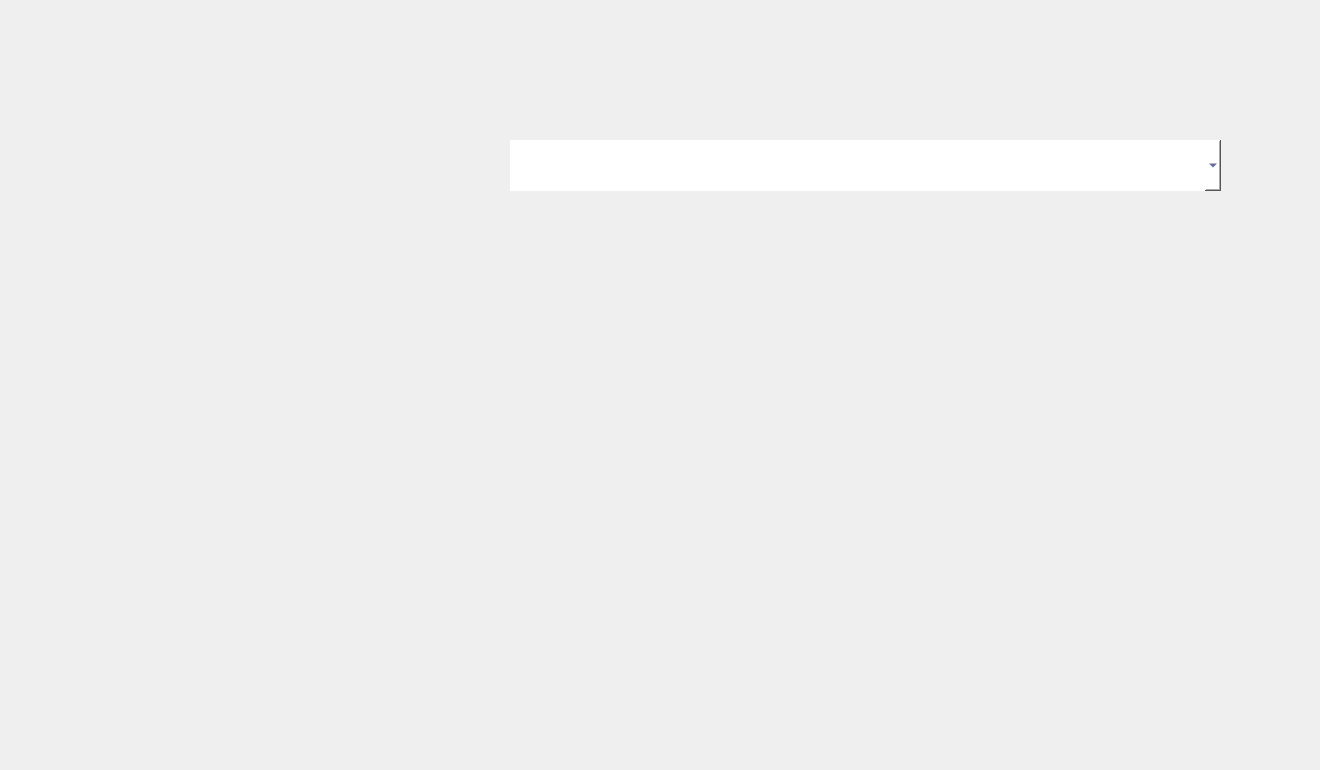
      <widget class="QWidget" name="clases">
       <widget class="QLabel" name="label_8">
        <property name="geometry">
         <rect>
          <x>0</x>
          <y>0</y>
          <width>1311</width>
          <height>761</height>
         </rect>
        </property>
        <property name="text">
         <string/>
        </property>
        <property name="pixmap">
         <pixmap resource="imagenes.qrc">:/Fondos/FormularioClases.png</pixmap>
        </property>
        <property name="scaledContents">
         <bool>true</bool>
        </property>
       </widget>
       <widget class="QLabel" name="tituloClases">
        <property name="geometry">
         <rect>
          <x>0</x>
          <y>40</y>
          <width>1311</width>
          <height>51</height>
         </rect>
        </property>
        <property name="styleSheet">
         <string notr="true">color: rgb(8, 19, 110);
font: 87 24pt &quot;Segoe UI Black&quot;;</string>
        </property>
        <property name="text">
         <string/>
        </property>
        <property name="alignment">
         <set>Qt::AlignCenter</set>
        </property>
       </widget>
       <widget class="QPushButton" name="aceptarClases">
        <property name="geometry">
         <rect>
          <x>80</x>
          <y>600</y>
          <width>1141</width>
          <height>61</height>
         </rect>
        </property>
        <property name="styleSheet">
         <string notr="true">background: transparent;
border: none;</string>
        </property>
        <property name="text">
         <string/>
        </property>
       </widget>
       <widget class="QLineEdit" name="nombreClases">
        <property name="geometry">
         <rect>
          <x>90</x>
          <y>260</y>
          <width>1141</width>
          <height>51</height>
         </rect>
        </property>
        <property name="styleSheet">
         <string notr="true">background: transparent;
font: 75 14pt &quot;Segoe UI&quot;;
border: none;
color: rgb(8, 19, 110);</string>
        </property>
       </widget>
       <widget class="QLineEdit" name="idClases">
        <property name="geometry">
         <rect>
          <x>90</x>
          <y>140</y>
          <width>401</width>
          <height>51</height>
         </rect>
        </property>
        <property name="styleSheet">
         <string notr="true">background: transparent;
font: 75 14pt &quot;Segoe UI&quot;;
border: none;
color: rgb(8, 19, 110);</string>
        </property>
       </widget>
       <widget class="QLineEdit" name="semestreClases">
        <property name="geometry">
         <rect>
          <x>630</x>
          <y>380</y>
          <width>591</width>
          <height>51</height>
         </rect>
        </property>
        <property name="styleSheet">
         <string notr="true">background: transparent;
font: 75 14pt &quot;Segoe UI&quot;;
border: none;
color: rgb(8, 19, 110);</string>
        </property>
       </widget>
       <widget class="QLineEdit" name="yearClases">
        <property name="geometry">
         <rect>
          <x>630</x>
          <y>500</y>
          <width>601</width>
          <height>51</height>
         </rect>
        </property>
        <property name="styleSheet">
         <string notr="true">background: transparent;
font: 75 14pt &quot;Segoe UI&quot;;
border: none;
color: rgb(8, 19, 110);</string>
        </property>
       </widget>
       <widget class="QLineEdit" name="periodoClases">
        <property name="geometry">
         <rect>
          <x>90</x>
          <y>500</y>
          <width>501</width>
          <height>51</height>
         </rect>
        </property>
        <property name="styleSheet">
         <string notr="true">background: transparent;
font: 75 14pt &quot;Segoe UI&quot;;
border: none;
color: rgb(8, 19, 110);</string>
        </property>
       </widget>
       <widget class="QLineEdit" name="uvClases">
        <property name="geometry">
         <rect>
          <x>90</x>
          <y>380</y>
          <width>501</width>
          <height>51</height>
         </rect>
        </property>
        <property name="styleSheet">
         <string notr="true">background: transparent;
font: 75 14pt &quot;Segoe UI&quot;;
border: none;
color: rgb(8, 19, 110);</string>
        </property>
       </widget>
       <widget class="QComboBox" name="horaComboBox">
        <property name="geometry">
         <rect>
          <x>510</x>
          <y>140</y>
          <width>711</width>
          <height>51</height>
         </rect>
        </property>
        <property name="styleSheet">
         <string notr="true">background: white;
font: 75 14pt &quot;Segoe UI&quot;;
border: none;
color: rgb(8, 19, 110);</string>
        </property>
        <item>
         <property name="text">
          <string/>
         </property>
        </item>
        <item>
         <property name="text">
          <string>6:45 A.M.</string>
         </property>
        </item>
        <item>
         <property name="text">
          <string>8:10 A.M.</string>
         </property>
        </item>
        <item>
         <property name="text">
          <string>9:55 A.M.</string>
         </property>
        </item>
        <item>
         <property name="text">
          <string>11:15 A.M.</string>
         </property>
        </item>
        <item>
         <property name="text">
          <string>12:35 P.M.</string>
         </property>
        </item>
        <item>
         <property name="text">
          <string>1:20 P.M.</string>
         </property>
        </item>
        <item>
         <property name="text">
          <string>2:40 P.M.</string>
         </property>
        </item>
        <item>
         <property name="text">
          <string>4:00 P.M.</string>
         </property>
        </item>
        <item>
         <property name="text">
          <string>5:20 P.M.</string>
         </property>
        </item>
        <item>
         <property name="text">
          <string>6:40 P.M.</string>
         </property>
        </item>
        <item>
         <property name="text">
          <string>8:00 P.M.</string>
         </property>
        </item>
       </widget>
      </widget>
